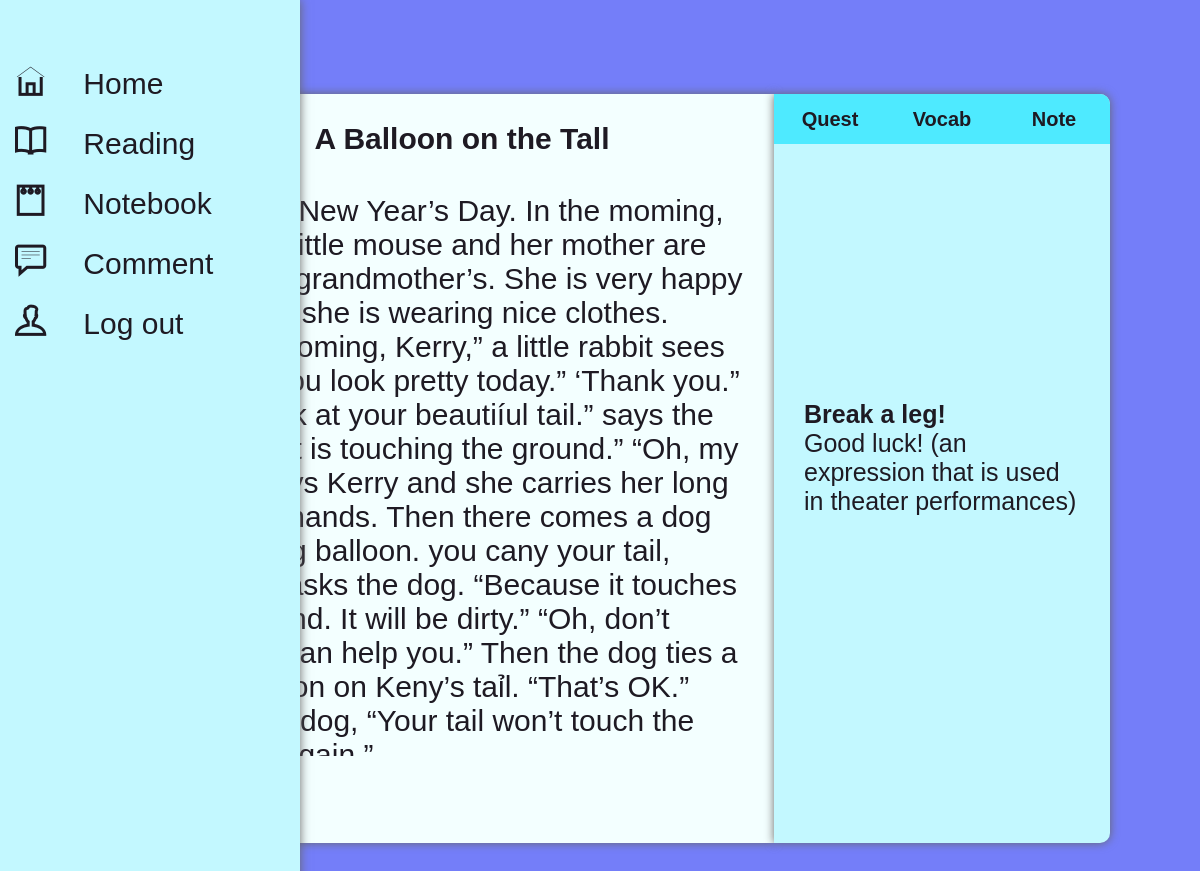
Screenshot of /readpage/1/ with the database file from the repository.
### usefulModels/models.py (models this page shows, shortened)
class ReadingBook(models.Model):
    name = models.CharField(max_length=200, help_text='Tên bài đọc')
    content_reading = models.TextField(help_text='Nội dung bài đọc')
    reading_translate = models.TextField(help_text='Nội dung bài đọc', null=True)
    category = models.ForeignKey(Category, on_delete=models.PROTECT)
    views = models.IntegerField(null=True, blank=True, default=0)

### homePage/views.py (the view)
# urls.py: path('readpage/<int:id>/', views.readPageSite, name='readPageSite'),
def readPageSite(request, id):
    if request.method == 'POST':
        if request.POST.get('note'):
            object_views = ReadingBook.objects.get(id = id)
            create_notes = Post.objects.create(
                author=request.user,
                name_read=object_views,
                note=request.POST.get('note'),
            )
            object_views = ReadingBook.objects.get(id = id)
            questions= QuesModel.objects.filter(name_read_id = id)
            vocabulary= Vocabulary.objects.filter(name_read_id = id)
            context = {
            'questions':questions,
            'object_views': object_views,
            'vocabulary': vocabulary,
        }
            return render(request,'readPageSite.html', context)
        else:
            print(request.POST)
            questions=QuesModel.objects.filter(name_read_id = id)
            score=0
            wrong=0
            correct=0
            total=0
            for q in questions:
                total+=1
                print(request.POST.get(q.question))
                print(q.ans)
                print()
                if q.ans ==  request.POST.get(q.question):
                    score+=10
                    correct+=1
                else:
                    wrong+=1
            percent = score/(total*10) *100
            context = {
                'score':score,
                'time': request.POST.get('timer'),
                'correct':correct,
                'wrong':wrong,
                'percent':percent,
                'total':total,
                'idiom4Day': getIdiom()
            }
            return render(request,'kq.html', context)
    else:
        object_views = ReadingBook.objects.get(id = id)
        questions= QuesModel.objects.filter(name_read_id = id)
        vocabulary= Vocabulary.objects.filter(name_read_id = id)
        object_views.views += 1
        object_views.save()
        context = {
            'questions':questions,
            'object_views': object_views,
            'vocabulary': vocabulary,
        }
        return render(request,'readPageSite.html', context)

### templates/readPageSite.html (shortened to what this page needs)
{% extends "base_homeSite.html" %}
{% load static %}
{% block stylecss %}
<link rel="stylesheet" href="{% static 'css/readPageSite.css' %}">
{% endblock stylecss %}
{% block content %}
<div class="contentContainer">
    <div class="contentBox">
        <div id="content-story">
            <div>
                <h2>{{ object_views.name }}</h2>
            </div>
            <p>{{ object_views.content_reading }}</p>
        </div>
        <div id="content-tab">
            <div id="content-tab-nav">
                <ul>
                    <button class="tablinks" onclick="openContentTap(event, 'Quest')">Quest</button>
                    <button class="tablinks" onclick="openContentTap(event, 'Vocabulary')">Vocab</button>
                    <button class="tablinks" onclick="openContentTap(event, 'Note')">Note</button>
                </ul>
            </div>
            <div id="content-tab-body">
                <ul id="body-idiom" class="tabcontent">
                    <div>
                        <p class="idiom-idiom" style="font-size: 1em; font-weight: bold;">Break a leg!</p>
                        <p class="idiom-meaning">Good luck! (an expression that is used in theater
                            performances)</p>
                    </div>
                </ul>
            </div>
        </div>
    </div>
</div>
{% endblock content %}

### templates/base_homeSite.html (shortened to what this page needs)
{% load static %}
<!DOCTYPE html>
<html lang="en">
<head>
    <link rel="stylesheet" href="{% static 'icon/themify-icons/themify-icons.css' %}">
    <link rel="stylesheet" href="{% static 'css/sidebar.css' %}">
    {% block stylecss %}{% endblock %}
</head>
<body>
    <div id="main">
        <div id="sidebar">
            <ul id="sidebar-menu">
                <br><br><br>
                <li><a href="{% url 'homePage:homePage' %}">
                        <i class="ti-home"></i>
                    </a></li>
                <li><a href="{% url 'homePage:readingSite' %}">
                        <i class="ti-book"></i>
                    </a></li>
                <li><a href="{% url 'homePage:note-book' %}">
                        <i class="ti-notepad"></i>
                    </a></li>
                <li><a href="{% url 'homePage:post' %}">
                        <i class="ti-comment-alt"></i>
                    </a></li>
                <li><a href="{% url 'signSite:signOut' %}">
                        <i class="ti-user"></i>
                    </a></li>
            </ul>
        </div>
        <div id="content-layout">
            <div id="content">
                {% block content %}{% endblock %}
            </div>
        </div>
    </div>
</body>
</html>

### static/css/sidebar.css (style rules this page uses)
* { padding: 0; margin: 0; box-sizing: border-box; }
html { font-family: var(--text-font); color: var(--text-color); overflow-x: hidden; background: var(--main-bg); }
#main { width: 100vw; height: 100vh; display: block; background: var(--main-bg); }
#content { position: absolute; left: 60px; width: calc(100vw - 60px); background-color: var(--main-bg); }
#sidebar { box-shadow: 0px 0px 10px 0px var(--shadow); width: 60px; height: 100vh; background-color: var(--child-bg-1); position: fixed; z-index: 10; }
#sidebar-menu { padding: 0; }
#sidebar-menu>li { cursor: pointer; list-style-type: none; }
#sidebar-menu>li i { font-weight: bold; }
#sidebar-menu>li a { color: var(--text-color); line-height: 60px; font-size: 30px; padding: 15px; text-decoration: none; }

### static/css/readPageSite.css (style rules this page uses)
.contentContainer { width: calc(100vw - 60px); height: 100vh; background-color: var(--main-bg); left: 60px; display: flex; }
.contentBox { width: 80vw; height: 80vh; margin: auto; display: flex; }
#content-story { background-color: var(--child-bg-2); flex-basis: 65%; border-start-start-radius: var(--border); border-end-start-radius: var(--border); box-shadow: 0px 0px 10px 0px var(--shadow); }
#content-story>div { height: 90px; display: flex; }
#content-story>div>h2 { margin: auto; font-size: 30px; padding: 0px 50px 0px; }
#content-story>p { height: 60vh; font-size: 30px; margin: 10px 15px 30px 30px; padding-right: 15px; overflow: auto; }
#content-tab { background-color: var(--child-bg-1); flex-basis: 35%; position: relative; border-start-end-radius: var(--border); border-end-end-radius: var(--border); box-shadow: 0px 0px 10px 0px var(--shadow); }
#content-tab-nav ul { position: absolute; width: 100%; list-style-type: none; display: flex; }
#content-tab-nav ul button { flex-basis: calc(100%/3); background-color: var(--child-bg-0); color: var(--text-color); font-size: 20px; font-weight: bolder; line-height: 50px; text-align: center; text-decoration: none; border: none; }
#content-tab-nav ul button:last-child { border-top-right-radius: 10px; }
#content-tab-body>ul { display: none; position: absolute; list-style-type: none; width: calc(28vw - 40px); height: 65vh; overflow: auto; margin: 60px 15px 30px 30px; padding-right: 15px; z-index: 1; font-size: 25px; }
#content-tab-body #body-idiom { display: flex; }
#content-tab-body #body-idiom>div { margin: auto; }

### static/css/allVar.css (style rules this page uses)
:root { --text-color: #1e1a23; --text-font: Arial, Helvetica, sans-serif; --main-bg: #747ef9; --child-bg-0: #4eeaff; --child-bg-1: #c3f8ff; --child-bg-2: #f3ffff; --bt-bg: #92ccfd; --shadow: #666; --hover-bg: #c3c8ff; --scrollbar-color: #454b9b; --border: 10px; }

### rows the page displays
ReadingBook: name "A Balloon on the Tall", content_reading "Today is New Year’s Day. In the moming, Kerry, a little mouse and her mother are going to grandmother’s. She is very happy because she is wearing nice clothes. “Good moming, Kerry,” a little rabbit sees them, “you look pretty today.” ‘Thank you.” “But, look at your beautiíul tail.” says the rabbit, ‘’It is touching the ground.” “Oh, my god.” says Kerry and she carries her long tail with hands. Then there comes a dog with a big balloon. you cany your tail, Kerry?” asks the dog. “Because it touches the ground. It will be dirty.” “Oh, don’t worry. I can help you.” Then the dog ties a big balloon on Keny’s taỉl. “That’s OK.” says the dog, “Your tail won’t touch the…"
